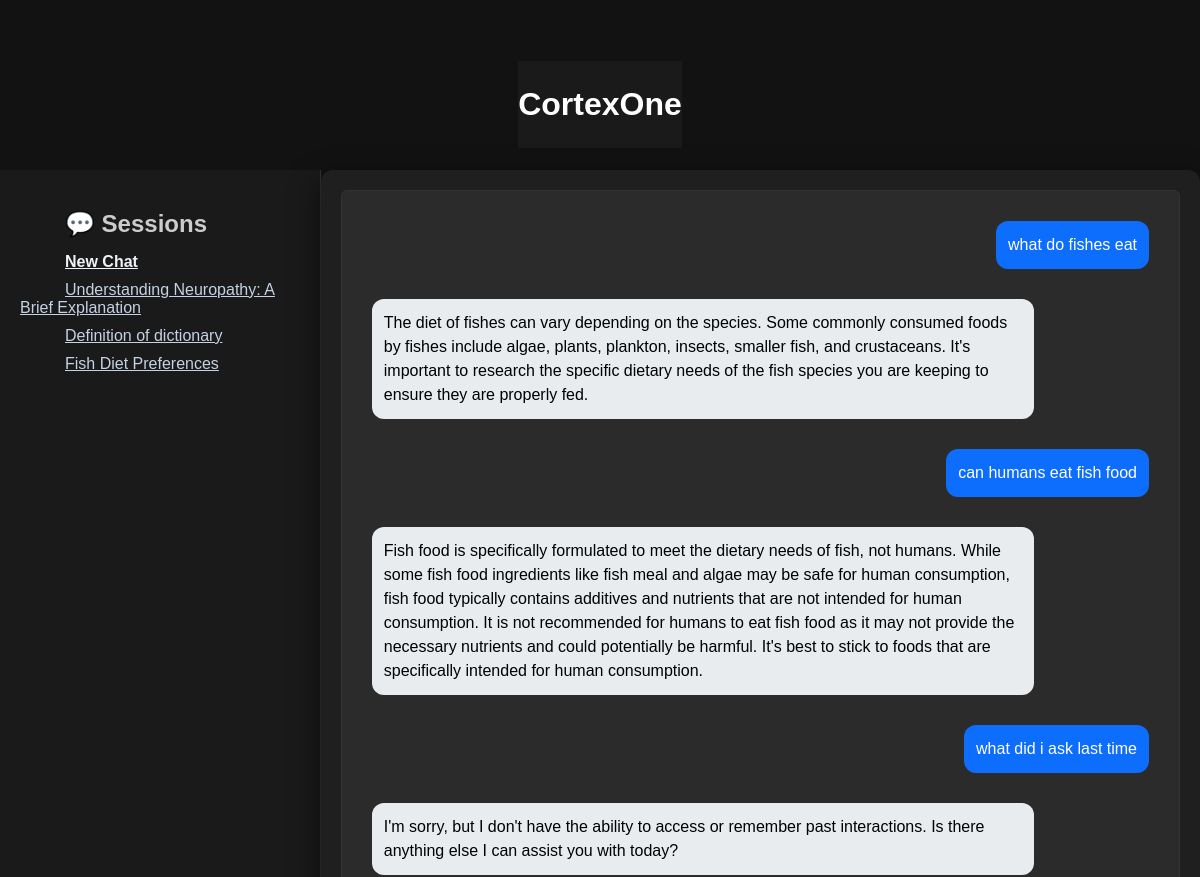
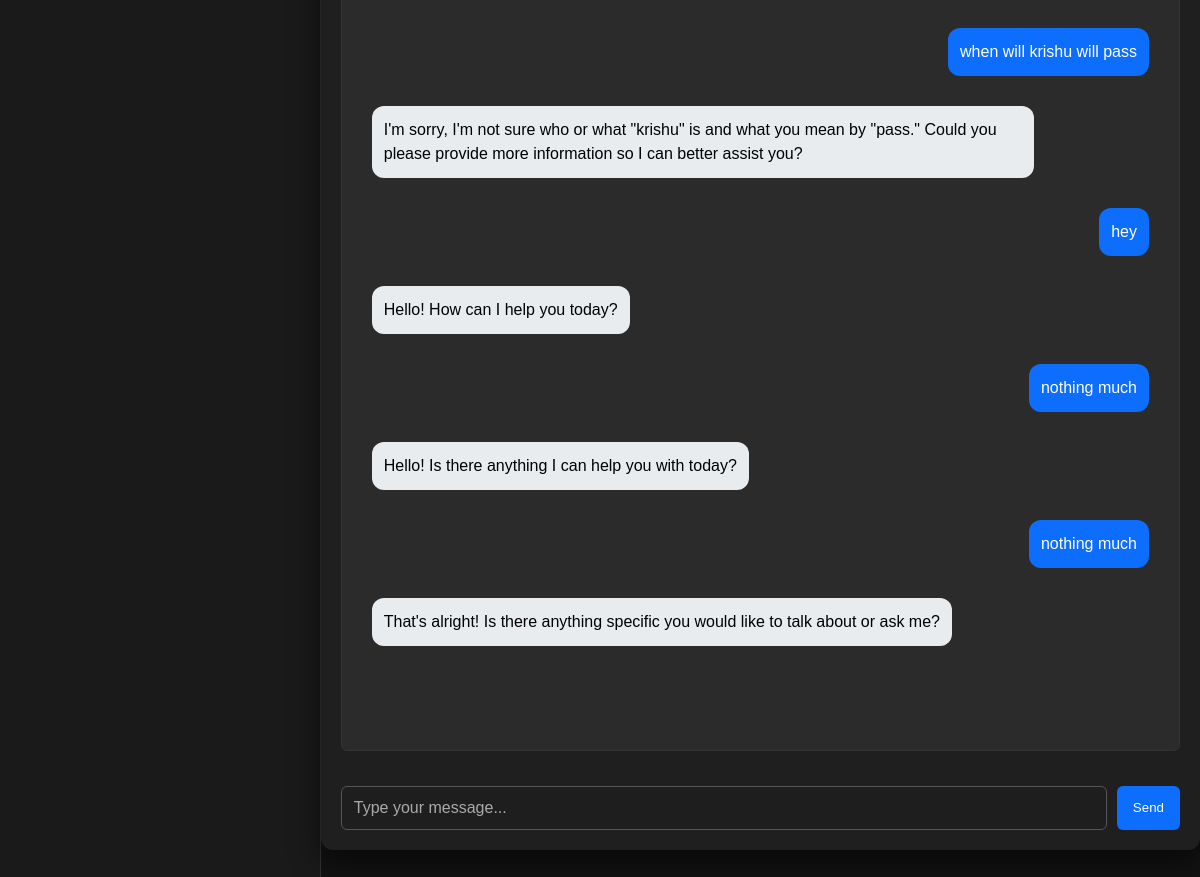
The app's page /session/202ba3e5-dce6-4945-9446-f8efe106f28d with its own data (2 pictures, top to bottom).
### tables this page shows
CREATE TABLE chats (
            id INTEGER PRIMARY KEY AUTOINCREMENT,
            user_message TEXT NOT NULL,
            response TEXT NOT NULL,
            timestamp DATETIME DEFAULT CURRENT_TIMESTAMP,
            session_id TEXT,
            session_name TEXT
        );

### app.py (the view)
@app.route('/session/<session_id>')
def load_session(session_id):
    conn = sqlite3.connect('chat_history.db')
    c = conn.cursor()
    c.execute("SELECT user_message, response FROM chats WHERE session_id = ? ORDER BY timestamp", (session_id,))
    chats = c.fetchall()
    c.execute("""
        SELECT DISTINCT session_id, session_name, MIN(timestamp)
        FROM chats
        WHERE session_name IS NOT NULL
        GROUP BY session_id
        ORDER BY MIN(timestamp) DESC
    """)
    sessions = c.fetchall()
    conn.close()
    session['session_id'] = session_id
    return render_template('chat.html', chats=chats, sessions=sessions)

### templates/chat.html (shortened to what this page needs)
<!DOCTYPE html>
<html>
<head>
    <link rel="stylesheet" href="{{ url_for('static', filename='style.css') }}">
</head>
<body style="margin: 0; font-family: sans-serif; background-color: #121212; color: white;">
    <h1 style="text-align: center; color: white; background-color: #1a1a1a; padding: 25px 0; margin: 1;">
        CortexOne
    </h1>
    <div style="display: flex; width: 100%; height: calc(100vh - 60px);">
        <div style="width: 30%; max-width: 300px; background-color: #1a1a1a; padding: 20px; border-right: 1px solid #333; overflow-y: auto;">
            <h2 style="color: #ccc; margin-bottom: 15px; padding-left: 45px;">💬 Sessions</h2>
            <div style="margin-bottom: 10px;">
                <a href="/new" style="color: #eff2f6; font-weight: bold; padding-left: 45px;"> New Chat</a>
            </div>
            {% for session_id, name, timestamp in sessions %}
                <div style="margin-bottom: 10px;">
                    <a href="/session/{{ session_id }}" style="color: #c5d2e5;  padding-left: 45px;">
                        {{ name or 'Untitled Session' }}
                    </a>
                </div>
            {% endfor %}
        </div>
        <div class="chat-container" style="flex-grow: 1; padding: 20px; display: flex; flex-direction: column; overflow-y: auto;">
            <div id="chat-box" style="flex-grow: 1; overflow-y: auto;">
                {% if chats %}
                    {% for user_msg, response in chats %}
                        <div class="chat-bubble user">{{ user_msg }}</div>
                        <div class="chat-bubble bot">{{ response }}</div>
                    {% endfor %}
                {% endif %}
            </div>
            <div class="input-area" style="margin-top: 20px;">
                <input type="text" id="user-input" placeholder="Type your message..." style="width: 80%;">
                <button onclick="sendMessage()">Send</button>
            </div>
        </div>
    </div>
</body>
</html>

### static/style.css (style rules this page uses)
body { font-family: 'Segoe UI', Tahoma, Geneva, Verdana, sans-serif; background-color: #121212; color: #e0e0e0; margin: 0; padding-top: 40px; display: flex; flex-direction: column; align-items: center; }
.chat-container { background: #1f1f1f; padding: 25px 30px; border-radius: 12px; box-shadow: 0 10px 30px rgba(0, 0, 0, 0.6); width: 90%; max-width: 900px; display: flex; flex-direction: column; height: 80vh; }
#chat-box { flex: 1; overflow-y: auto; border: 1px solid #333; padding: 20px; margin-bottom: 15px; border-radius: 6px; background: #2b2b2b; display: flex; flex-direction: column; gap: 10px; }
.input-area { display: flex; gap: 10px; }
#user-input { flex: 1; padding: 12px; font-size: 16px; background-color: #1e1e1e; color: #e0e0e0; border: 1px solid #555; border-radius: 6px; }
.chat-bubble { margin: 10px; padding: 12px; border-radius: 12px; max-width: 80%; line-height: 1.5; }
.chat-bubble.user { background-color: #0d6efd; color: white; text-align: right; margin-left: auto; }
.chat-bubble.bot { background-color: #e9ecef; color: black; text-align: left; margin-right: auto; }
#user-input::placeholder { color: #aaa; }
button { padding: 10px 16px; background-color: #0d6efd; color: white; border: none; border-radius: 6px; cursor: pointer; transition: background-color 0.3s ease; }

### records on screen
chats: user_message "what do fishes eat", response "The diet of fishes can vary depending on the species. Some commonly consumed foods by fishes include algae, plants, plankton, insects, smaller fish, and crustaceans. It's important to research the specific dietary needs of the fish species you are keeping to ensure they are properly fed."
chats: user_message "can humans eat fish food", response "Fish food is specifically formulated to meet the dietary needs of fish, not humans. While some fish food ingredients like fish meal and algae may be safe for human consumption, fish food typically contains additives and nutrients that are not intended for human consumption. It is not recommended for humans to eat fish food as it may not provide the necessary nutrients and could potentially be harmful. It's best to stick to foods that are specifically intended for human consumption."
chats: user_message "what did i ask last time", response "I'm sorry, but I don't have the ability to access or remember past interactions. Is there anything else I can assist you with today?"
chats: user_message "when will krishu will pass", response "I'm sorry, I'm not sure who or what \"krishu\" is and what you mean by \"pass.\" Could you please provide more information so I can better assist you?"
chats: user_message "hey", response "Hello! How can I help you today?"
chats: user_message "nothing much", response "Hello! Is there anything I can help you with today?"
chats: user_message "nothing much", response "That's alright! Is there anything specific you would like to talk about or ask me?"

### other values on screen
{{ name or 'Untitled Session' }} "Understanding Neuropathy: A Brief Explanation" "Definition of dictionary" "Fish Diet Preferences"
